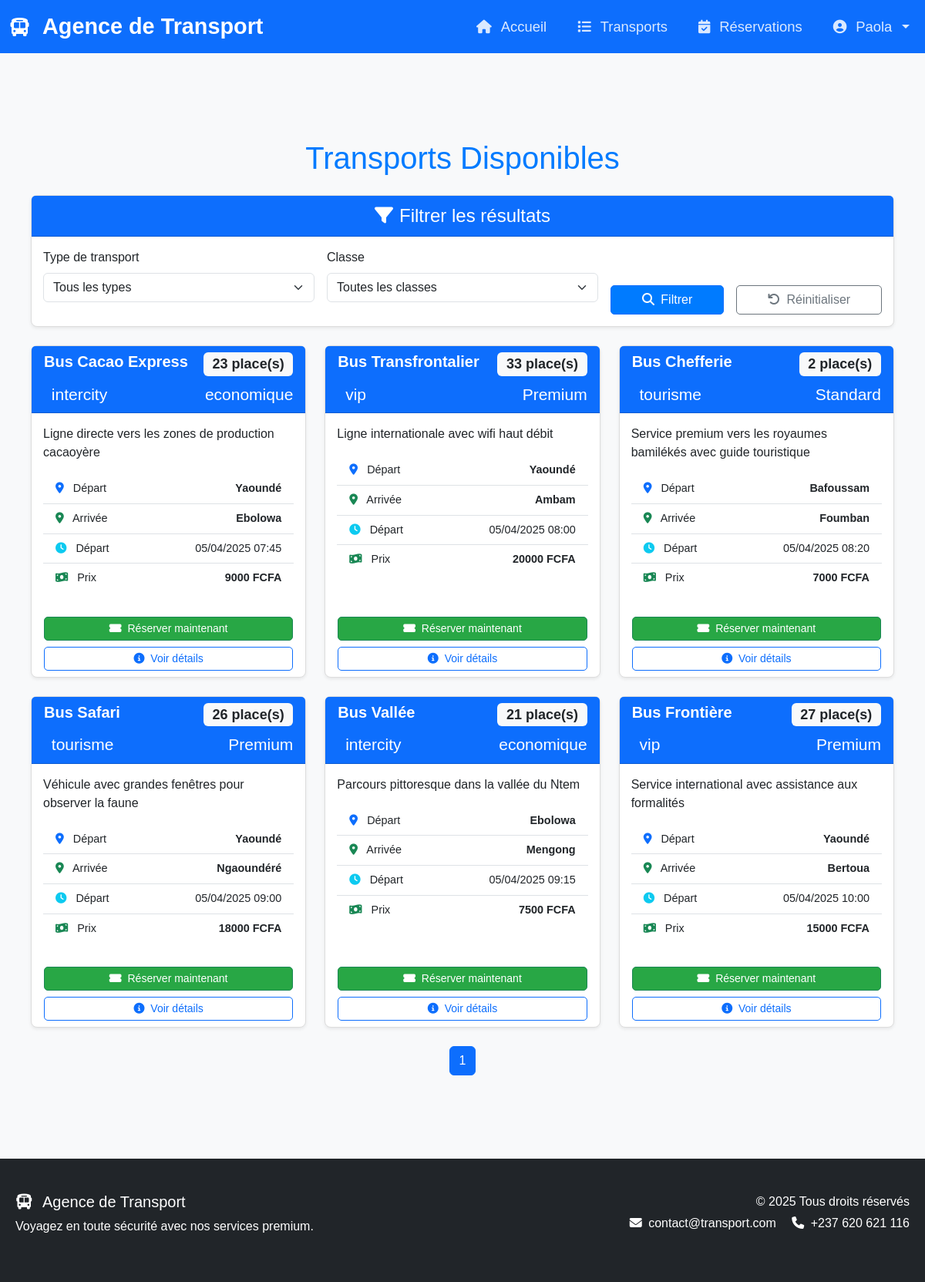
Page /voyage/ (signed in) on the earlier database version.
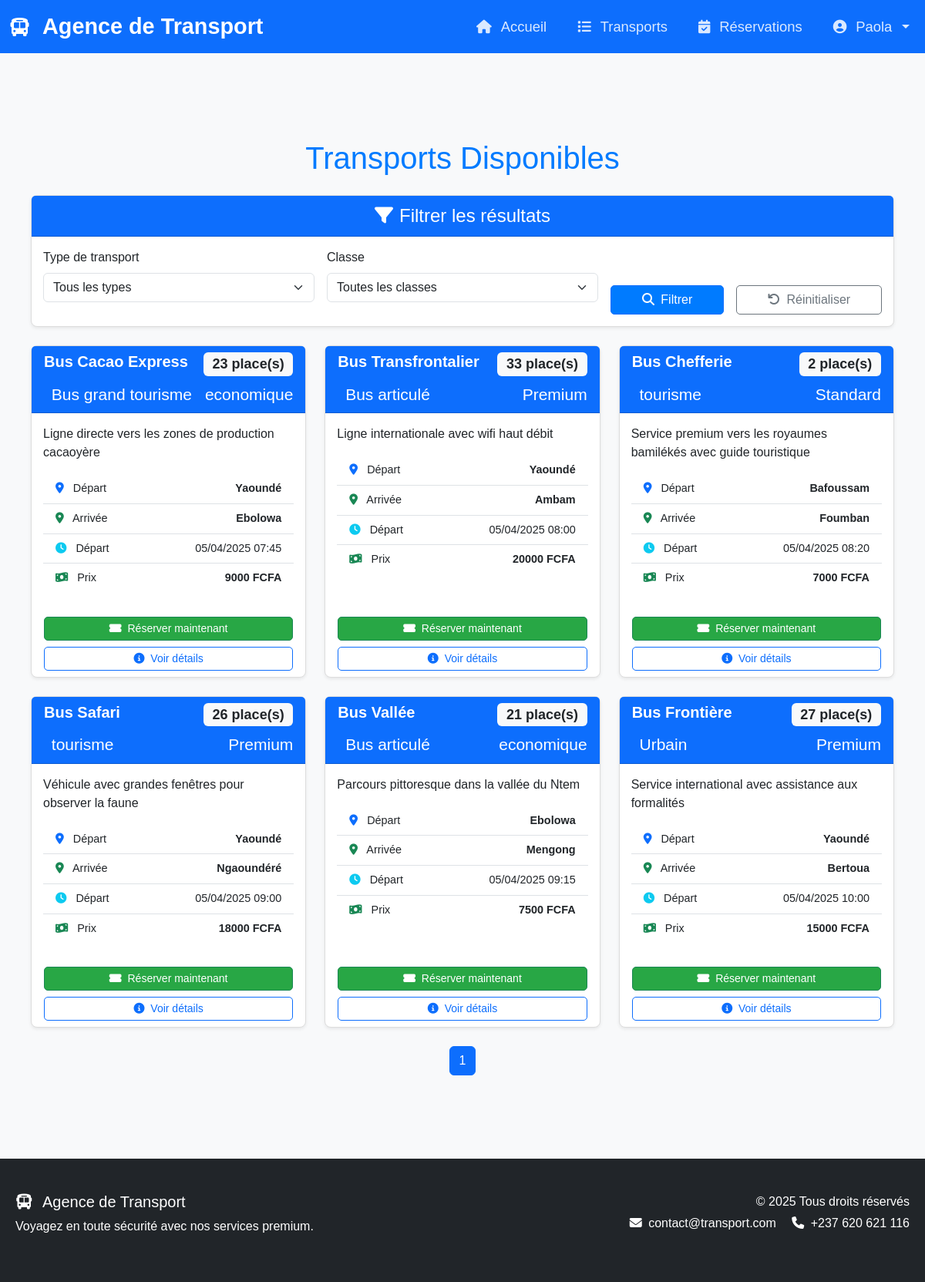
Same page on the later database version.
### transport/models.py (models this page shows, shortened)
class Transport(models.Model):
    TRANSPORT_TYPES = [
    ('minibus', 'Minibus'),
    ('microbus', 'Microbus'),
    ('urbain', 'Urbain'),
    ('articuled_bus', 'Bus articulé'),
    ('coach_bus', 'Bus grand tourisme'),
    ('articulated_bus', 'Bus articulé'),
    ('double_decker', 'Bus à étage'),
    ('autre', 'Autre type de bus'),
]
    TRANSPORT_CLASSES = [
        ('commun', 'Commun'),
        ('vip', 'VIP'),
        ('luxe', 'Luxe'),
        ('eco', 'Economique'),
        ('premium', 'Premium'),
        ('standard', 'Standard'),  # Ajout de la valeur 'standard'
    ]
    name = models.CharField(max_length=100)
    description = models.TextField()
    type = models.CharField(max_length=20, choices=TRANSPORT_TYPES, default='minibus')
    classe = models.CharField(max_length=10, choices=TRANSPORT_CLASSES, default='commun')
    capacity = models.PositiveIntegerField(validators=[MinValueValidator(1)])
    available_seats = models.PositiveIntegerField(default=0)
    departure_time = models.DateTimeField()
    arrival_time = models.DateTimeField()
    price = models.DecimalField(max_digits=10, decimal_places=2, validators=[MinValueValidator(0)])
    departure_city = models.CharField(max_length=100)
    arrival_city = models.CharField(max_length=100)
    class Meta:
        ordering = ['departure_time']
        verbose_name = "Transport"
        verbose_name_plural = "Transports"

### transport/views.py (the view)
# urls.py: path('', views.transport_list, name='transport_list'),
@login_required
def transport_list(request):
    transports = Transport.objects.filter(
        available_seats__gt=0,
        departure_time__gte=timezone.now()
    ).order_by('departure_time')
    transport_type = request.GET.get('type')
    if transport_type:
        transports = transports.filter(type=transport_type)
    transport_classe = request.GET.get('classe')
    if transport_classe:
        transports = transports.filter(classe=transport_classe)
    paginator = Paginator(transports, 6)
    page_number = request.GET.get('page')
    page_obj = paginator.get_page(page_number)
    context = {
        'page_obj': page_obj,
        'type_choices': Transport.TRANSPORT_TYPES,
        'classe_choices': Transport.TRANSPORT_CLASSES,
        'selected_type': transport_type or '',
        'selected_classe': transport_classe or '',
    }
    return render(request, 'transport/transport_list.html', context)

### transport/templates/transport/transport_list.html (shortened to what the changed rows need)
{% extends 'transport/base.html' %}
{% load static %}
{% block content %}
<link rel="stylesheet" href="{% static 'transport/css/transport_list.css' %}">
<div class="container">
    <h1 class="my-4">Transports Disponibles</h1>
    {% if page_obj %}
        <div class="row row-cols-1 row-cols-md-2 row-cols-lg-3 g-4">
            {% for transport in page_obj %}
            <div class="col">
                <div class="card h-100 shadow-sm transport-card {% if transport.available_seats == 0 %}transport-full{% endif %}">
                    <div class="card-header
                        {% if transport.classe == 'vip' %}bg-warning text-dark
                        {% elif transport.classe == 'luxe' %}bg-danger text-white
                        {% else %}bg-primary text-white{% endif %}">
                        <div class="d-flex justify-content-between align-items-start">
                            <h5 class="card-title mb-1">{{ transport.name }}</h5>
                            <span class="badge {% if transport.available_seats > 0 %}bg-light text-dark{% else %}bg-dark{% endif %}">
                                {% if transport.available_seats > 0 %}
                                    {{ transport.available_seats }} place(s)
                                {% else %}
                                    Complet
                                {% endif %}
                            </span>
                        </div>
                        <div class="d-flex justify-content-between small mt-2">
                            <span><i class="fas fa-{{ transport.type }} me-1"></i> {{ transport.get_type_display }}</span>
                            <span>{{ transport.get_classe_display }}</span>
                        </div>
                    </div>
                    <div class="card-body">
                        <p class="card-text">{{ transport.description|truncatechars:120 }}</p>
                        <ul class="list-group list-group-flush mb-3">
                            <li class="list-group-item d-flex justify-content-between align-items-center">
                                <span><i class="fas fa-map-marker-alt me-2 text-primary"></i> Départ</span>
                                <strong>{{ transport.departure_city }}</strong>
                            </li>
                            <li class="list-group-item d-flex justify-content-between align-items-center">
                                <span><i class="fas fa-map-marker-alt me-2 text-success"></i> Arrivée</span>
                                <strong>{{ transport.arrival_city }}</strong>
                            </li>
                            <li class="list-group-item d-flex justify-content-between align-items-center">
                                <span><i class="fas fa-clock me-2 text-info"></i> Départ</span>
                                <span>{{ transport.departure_time|date:"d/m/Y H:i" }}</span>
                            </li>
                            <li class="list-group-item d-flex justify-content-between align-items-center">
                                <span><i class="fas fa-money-bill-wave me-2 text-success"></i> Prix</span>
                                <span class="fw-bold">{{ transport.price|floatformat:"0" }} FCFA</span>
                            </li>
                        </ul>
                    </div>
                    <div class="card-footer bg-transparent border-top-0 pt-0">
                        <div class="d-grid gap-2">
                            {% if transport.available_seats > 0 %}
                                <a href="{% url 'transport:reserve_transport' transport.id %}"
                                   class="btn btn-success btn-sm">
                                    <i class="fas fa-ticket-alt me-1"></i> Réserver maintenant
                                </a>
                            {% else %}
                                <button class="btn btn-secondary btn-sm" disabled>
                                    <i class="fas fa-times-circle me-1"></i> Complet
                                </button>
                            {% endif %}
                            <a href="{% url 'transport:transport_detail' transport.id %}"
                               class="btn btn-outline-primary btn-sm">
                                <i class="fas fa-info-circle me-1"></i> Voir détails
                            </a>
                        </div>
                    </div>
                </div>
            </div>
            {% endfor %}
        </div>
    {% endif %}
</div>
{% endblock %}

Differences in the rows shown:
changed Transport "Bus Cacao Express": type "intercity" → "Bus grand tourisme"
changed Transport "Bus Transfrontalier": type "vip" → "Bus articulé"
changed Transport "Bus Vallée": type "intercity" → "Bus articulé"
changed Transport "Bus Frontière": type "vip" → "Urbain"
